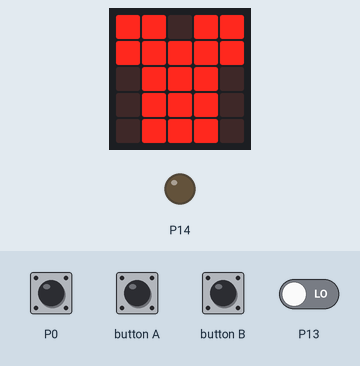
Recording of a program running on a simulated BBC micro:bit (MakeCode). Parts: the board's 5×5 LED display, output pins drawn as LEDs (lit = HIGH). The inputs (shaded band) are chosen by the test bench; at power-on: P0 LOW, P13 LOW.

Above: at 1.2 s.
1.3 s: button A pressed for 0.15 s
At 1.85 s:
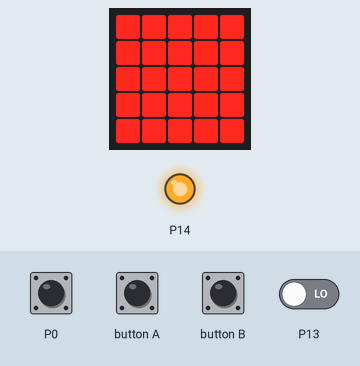
2.0 s: button B pressed for 0.15 s
At 3.3 s:
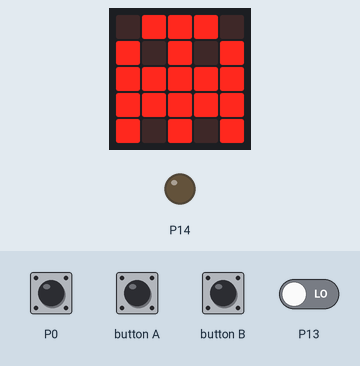
4.9 s: P0 pulled HIGH for 1 s
At 5.7 s:
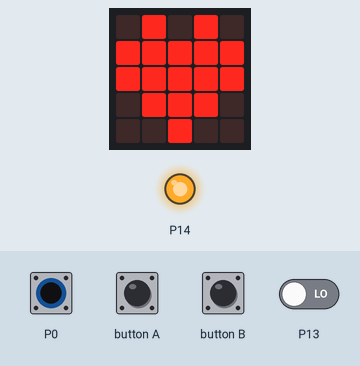
Timing chart, 0 to 7.9 s (numbered marks = the images above; inputs shaded):
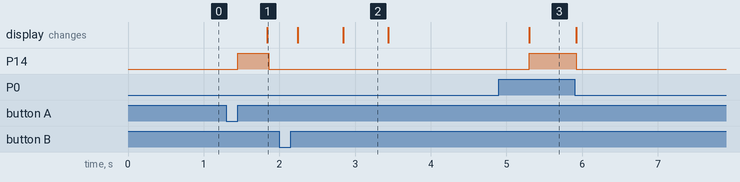

The program:

main.ts
```typescript
input.onButtonPressed(Button.A, function () {
    pins.digitalWritePin(DigitalPin.P14, 1)
    basic.showLeds(`
        # # # # #
        # # # # #
        # # # # #
        # # # # #
        # # # # #
        `)
})
input.onButtonPressed(Button.B, function () {
    pins.digitalWritePin(DigitalPin.P14, 0)
    basic.showIcon(IconNames.Ghost)
})
basic.forever(function () {
    if (pins.digitalReadPin(DigitalPin.P13) == 1) {
        pins.digitalWritePin(DigitalPin.P14, 1)
    } else {
        pins.digitalWritePin(DigitalPin.P14, 0)
    }
    if (pins.digitalReadPin(DigitalPin.P0) == 1) {
        pins.digitalWritePin(DigitalPin.P14, 1)
        basic.showIcon(IconNames.Heart)
    } else {
        pins.digitalWritePin(DigitalPin.P14, 0)
        basic.showIcon(IconNames.TShirt)
    }
})
```

test.ts
```typescript
// les tests vont ici ; cela ne sera pas compilé si ce paquet est utilisé en tant qu'extension.
```

Measured:
- after the input at 1.3 s, P14: LOW → HIGH after 0.15 s, → LOW 0.41 s later; the display: changes after 0.54 s (image 1)
- after the input at 2.0 s, the display: first differs from a run without the input after 0.84 s (image 2)
- after the input at 4.9 s, P14: LOW → HIGH after 0.40 s, → LOW 0.62 s later; the display: changes after 0.40 s (image 3)
- what the display in image 2 shows lasts 0.6 s, from 2.8 s to 3.4 s
